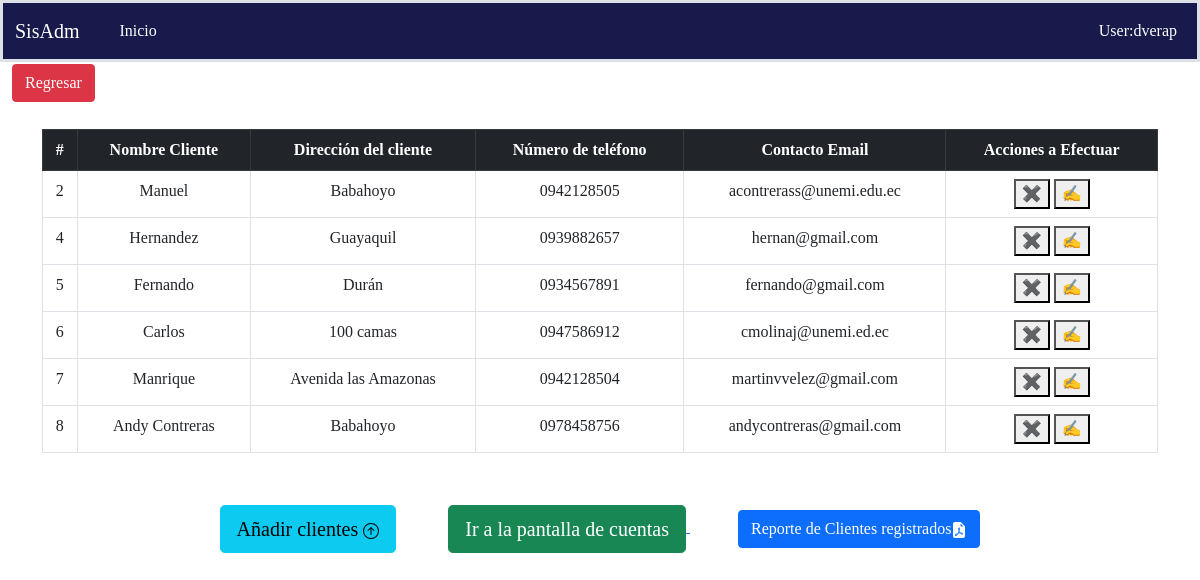
Page /cuenta_cobrar/detalle_cliente/ on the committed database.
### Aplicacion/cuenta_cobrar/models.py (models this page shows, shortened)
class Cliente(models.Model):
    nombre = models.CharField(max_length=200, unique=True)
    direccion = models.CharField(max_length=200, blank=True, null=True, verbose_name='Dirección')
    telefonos = models.CharField(max_length=50, blank=True, null=True)
    email = models.CharField(max_length=100,unique=True)

### Aplicacion/cuenta_cobrar/views/cliente/views.py (the view)
# urls.py: path('detalle_cliente/', DetalleCliente.as_view(), name="detalle_cliente"),
class DetalleCliente(ListView):
    template_name = 'cliente/detalle_clientes.html'
    context_object_name = 'cliente'
    model = Cliente
    def get_context_data(self, **kwargs):
        context = super().get_context_data(**kwargs)
        context['url_anterior'] = '/cuenta_cobrar/tarjetas/'
        context['listar_url'] = '/cuenta_cobrar/tarjetas/'
        context['titulo'] = 'Registro de clientes'
        return context

### Aplicacion/cuenta_cobrar/templates/cliente/detalle_clientes.html (shortened to what this page needs)
{% extends 'base.html' %}
{% load static %}
{% block headcss %}
    <link rel="stylesheet" href="{% static "css/diseño.css" %}">
{% endblock %}
{% block regresar %}
     <a class="btn btn btn-danger" href="{{url_anterior}}">
            Regresar
      </a>
{% endblock %}
{% block main %}
     <div class="container-lg table-responsive ">
         <table class="table table-hover table-bordered " >
           <thead class="table-dark" >
             <tr>
               <th scope="col">#</th>
               <th scope="col" >Nombre Cliente</th>
               <th scope="col">Dirección del cliente</th>
               <th scope="col">Número de teléfono</th>
               <th scope="col"> Contacto Email</th>
               <th scope="col"> Acciones a Efectuar</th>
             </tr>
           </thead>
           <tbody>
             {% block rows %}
               <tbody>
               {% for object in cliente %}
                    <tr>
                        <td>{{ object.id }}</td>
                        <td>{{ object.nombre }}</td>
                        <td>{{ object.direccion}}</td>
                        <td>{{ object.telefonos }}</td>
                        <td>{{ object.email }}</td>
                        <td>
                            <button  onclick="abrir_modal_eliminar('{% url 'cuenta_cobrar:eliminar_cliente' object.id %}')">
                                    ✖️
                            </button>
                            <button  onclick="abrir_modal_editar('{% url 'cuenta_cobrar:editar_cliente' object.id %}')">
                                    ✍️️
                            </button>
                        </td>
                    </tr>
               {% endfor %}
                </tbody>
             {% endblock %}
         </table>
     </div>
     <div class=" container row row-cols-2  row-cols-lg-1 g-2 g-lg-4 cent">
         <div class="col" >
             <button  class="btn btn-info btn-lg me-md-5" onclick="abrir_modal('{% url 'cuenta_cobrar:crear_cliente' %}')">
                 Añadir clientes
             </button>
             <a class="me-md-5" href="{% url 'cuenta_cobrar:cobro' %}">
                 <button class="btn btn-success btn-lg">
                    Ir a la pantalla de cuentas
                </button>
             </a>
             <a class="btn btn-primary" href="{% url 'cuenta_cobrar:pdfclientes' %}" >
                 Reporte de Clientes registrados
             </a>
         </div>
     </div>
{% endblock %}

### templates/base.html (shortened to what this page needs)
<!DOCTYPE html>
<html lang="es">
<head>
    {% load static %}
    <link href="https://cdn.jsdelivr.net/npm/bootstrap@5.0.2/dist/css/bootstrap.min.css" rel="stylesheet"
>
    <link rel="stylesheet" href="{% static 'css/estilo.css' %}">
    {% block headcss %}
    {% endblock %}
</head>
<body style="background: white">
<header>
    {% block header %}
        {% include 'header.html' %}
    {% endblock %}
</header>
<main style="margin-top: 0.1rem" id="contenedor">
    <div class="container-fluid">
        <div class="row">
            <div class="col-md-12">
                <div class="page-title">
                    <ol class="breadcrumb" style="margin-bottom: 1.2rem">
                        <li class="active text-success h5">
                            {% block regresar %}{% endblock %}
                        </li>
                    </ol>
                </div>
            </div>
        </div>
    </div>
    {% block main %}{% endblock %}
</main>
</body>
</html>

### templates/header.html (shortened to what this page needs)
<nav style="background:#171a4a" class="navbar navbar-expand-md navbar-dark  border-3 border bottom boder-primary">
  <div class="container-fluid">
    <a href="/admin" class="navbar-brand" >SisAdm</a>
    <div id="MenuNavegacion" class="collapse navbar-collapse" >
      <ul class="navbar-nav ms-3">
        <li class="nav-item">
          <a class="nav-link active" aria-current="page" href="/static">Inicio</a>
        </li>
      </ul>
      <ul class="navbar-nav ms-auto">
          <li class="nav-item" ><a class="nav-link active text-nowrap" href="#">User:dverap</a></li>
      </ul>
    </div>
  </div>
</nav>

### static/css/estilo.css (style rules this page uses)
body { background-color:black; background-image: radial-gradient(#6e6c6c, rgba(245, 248, 245, 0.2) 2px, transparent 40px), radial-gradient(white, rgba(255,255,255,.15) 1px, transparent 30px), radial-gradient(white, rgba(255,255,255,.1) 2px, transparent 40px), radial-gradient(rgba(255,255,255,.4), rgba(255,255,255,.1) 2px, transparent 30px); background-size: 550px 550px, 350px 350px, 250px 250px, 150px 150px; background-position: 0 0, 40px 60px, 130px 270px, 70px 100px; color: #171a4a; }

### static/css/diseño.css (style rules this page uses)
body { font-family: "Droid Sans Mono Slashed"; }
th, td { text-align: center; }
.cent { margin-right: auto; margin-left: auto; }
.cent { width: fit-content; margin: 1% auto; }

### rows in the picture
Cliente: id "2", nombre "Manuel", direccion "Babahoyo", telefonos "0942128505", email "acontrerass@unemi.edu.ec"
Cliente: id "4", nombre "Hernandez", direccion "Guayaquil", telefonos "0939882657", email "hernan@gmail.com"
Cliente: id "5", nombre "Fernando", direccion "Durán", telefonos "0934567891", email "fernando@gmail.com"
Cliente: id "6", nombre "Carlos", direccion "100 camas", telefonos "0947586912", email "cmolinaj@unemi.ed.ec"
Cliente: id "7", nombre "Manrique", direccion "Avenida las Amazonas", telefonos "0942128504", email "martinvvelez@gmail.com"
Cliente: id "8", nombre "Andy Contreras", direccion "Babahoyo", telefonos "0978458756", email "andycontreras@gmail.com"
